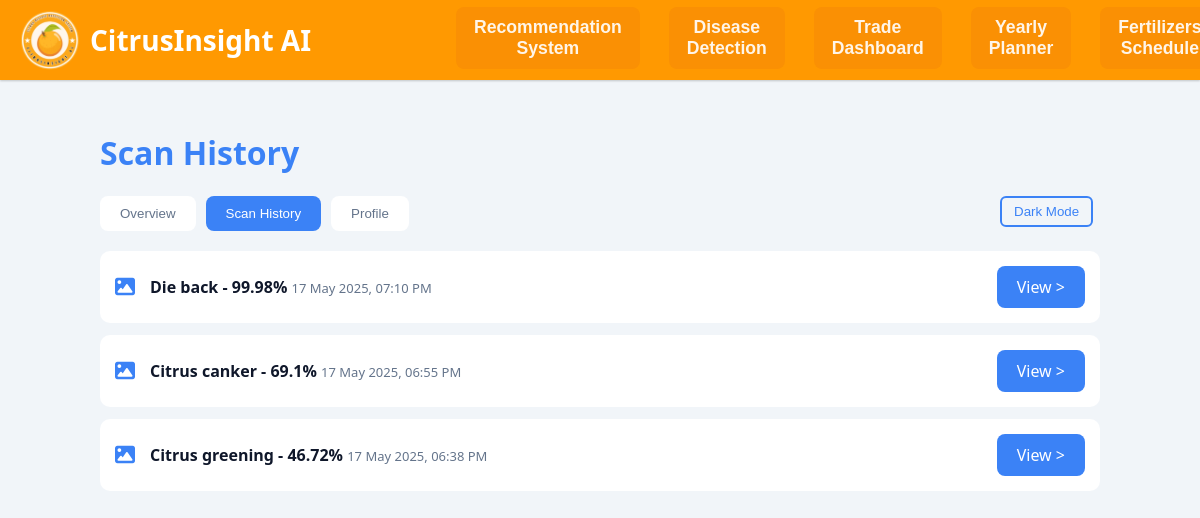
Before: /Website/scan_history.php (signed in) with the older database file.
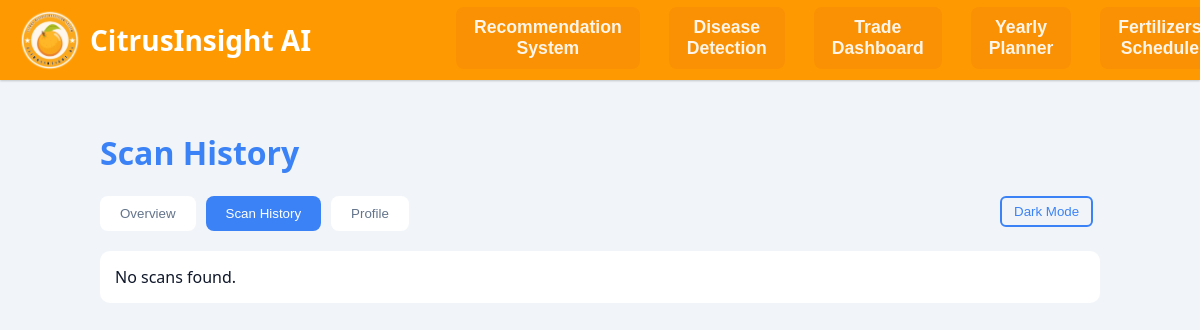
After: the same page with the newer database file.
### tables this page shows
CREATE TABLE `disease_report` (
  `report_id` int(10) NOT NULL,
  `user_id` int(5) NOT NULL,
  `model_name` varchar(30) NOT NULL,
  `prediction_result` varchar(255) NOT NULL,
  `confidence_score` float NOT NULL,
  `time` timestamp NOT NULL DEFAULT current_timestamp() ON UPDATE current_timestamp(),
  `image_path` varchar(255) NOT NULL
);

### Website/scan_history.php (the view, shortened to what this page needs)
<?php
include 'connect.php';
$user_id = $_SESSION['user_id'];
$scan_sql = "SELECT report_id, prediction_result, confidence_score, time FROM disease_report WHERE user_id = ? ORDER BY time DESC";
$stmt = $conn->prepare($scan_sql);
$stmt->bind_param("i", $user_id);
$stmt->execute();
$scan_result = $stmt->get_result();
$scans = $scan_result->fetch_all(MYSQLI_ASSOC);
?>
<!DOCTYPE html>
<html lang="en">
<head>
  <link rel="stylesheet" href="https://cdnjs.cloudflare.com/ajax/libs/font-awesome/6.4.0/css/all.min.css" />
  <link rel="stylesheet" href="./css/navbar.css">
  <link rel="stylesheet" href="./css/scan_history.css">
</head>
<body>
  <nav>
<div class="navbar">
<div class="nav-links">
<ul class="links">
<div class="logo">
<img src="./assets/logo.png" alt="Citrus Insight AI Logo">
CitrusInsight AI
</div>
<a href="./recommendation_system.html"><li><button class="nav-btn">Recommendation System</button></li></a>
<a href="./disease_detection.php"><li><button class="nav-btn">Disease Detection</button></li></a>
<a href="./dashboard.php"><li><button class="nav-btn">Trade Dashboard</button></li></a>
<a href="./yearly_planner_en.html"><li><button class="nav-btn">Yearly Planner</button></li></a>
<a href="./fertilizer_schedule_en.html"><li><button class="nav-btn">Fertilizers Schedule</button></li></a>
</ul>
</div>
</div>
</nav>
  <div class="container">
    <h1>Scan History</h1>
    <div class="tabs">
      <a href="user_dashboard.php"><button class="tab">Overview</button></a>
      <button class="tab active">Scan History</button>
      <a href="profile.php"><button class="tab">Profile</button></a>
      <button class="theme-toggle" onclick="toggleTheme()">Toggle Mode</button>
    </div>
    <ul class="scan-list">
      <?php if (count($scans) > 0): ?>
        <?php foreach ($scans as $scan): ?>
          <li>
            <div class="scan-info">
              <i class="fas fa-image"></i>
              <div class="scan-details">
                <strong><?= htmlspecialchars($scan['prediction_result']) ?> - <?= $scan['confidence_score'] ?>%</strong>
                <small><?= date('d M Y, h:i A', strtotime($scan['time'])) ?></small>
              </div>
            </div>
            <a href="view.php?report_id=<?= $scan['report_id'] ?>" class="btn">View ></a>
          </li>
        <?php endforeach; ?>
      <?php else: ?>
        <li>No scans found.</li>
      <?php endif; ?>
    </ul>
  </div>
</body>
</html>

Changed rows visible on the page:
removed disease_report: prediction_result "Die back", confidence_score "99.98", time "17 May 2025, 07:10 PM"
removed disease_report: prediction_result "Citrus canker", confidence_score "69.1", time "17 May 2025, 06:55 PM"
removed disease_report: prediction_result "Citrus greening", confidence_score "46.72", time "17 May 2025, 06:38 PM"
Other visible differences:
text now shown: "No scans found."
